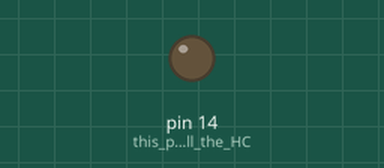
Recording of a sketch running on a simulated Arduino Uno, built with avr-gcc and run on an emulated ATmega328P. On the bench: output pins drawn as LEDs (lit = HIGH). The modem accepts every AT command (registered, SIM ready, sends succeed) and sends nothing else; what the sketch prints to the serial monitor is not drawn.

Above: at 0.5 s.
Timing chart, 0 to 2.0 s (numbered marks = the images above):
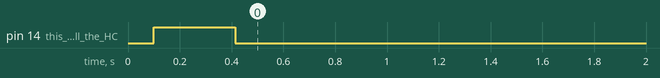

The sketch:

MasterCode.ino
```cpp
#include <SoftwareSerial.h>


int mode = 1;  //   1=master  0=slave


SoftwareSerial BTSerial(7, 8); // RX | TX


void setup()
{

  pinMode(14, OUTPUT);  // this pin will pull the HC-05 pin 34 (key pin) HIGH to switch module to AT mode


  Serial.begin(19200);
  Serial.println("...");

  BTSerial.begin(38400);  // HC-05 default speed in AT command mode

  delay(100);

  digitalWrite(14, HIGH);
  send_command("AT");
  check_response(10);
  send_command("AT+NAME=BT0");
  check_response(20);
  send_command("AT+UART=19200,1,0 ");
  check_response(20);
  send_command("AT+ROLE=1");
  check_response(20);
  send_command("AT+PSWD=1234");
  send_command("AT+ROLE?");
  send_command("AT+RMAAD");
  send_command("AT+INIT");
  send_command("AT+CMODE=1");
  check_response(30);

  send_command("AT+LINK=1,3,191602");

  check_response(30);
  send_command("AT");
  check_response(30);

  delay(200);

  digitalWrite(14, LOW);

}


void loop()
{
  send_command("Hello");
  delay(100);
  check_response(30);
  delay(5000);
}


void send_command(String command)
{
  Serial.println(command);
  BTSerial.println(command);
}

void check_response(int uuu)
{

  int wait = 0;
  String recieved = "";
  while((BTSerial.available())&&(recieved.length()<uuu))
  {
    char abc = BTSerial.read();
    recieved += abc;
  }
  if(recieved.length()>1)
  {
    Serial.println("Recieved:");
    Serial.println(recieved);
    recieved = "";
  }
  else
  {
    Serial.println("Nothing Recieved");
  }
}
```
